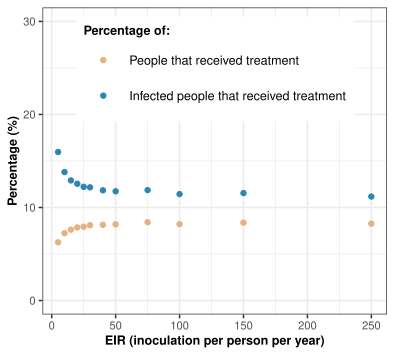

The R source for this figure:
##################################################################################
# Visualize the relation betwen EIR and the proportion of treated infection      #
# and treated individual                                                         #
#                                                                                #
#                                                                                #
# Author: thiery Masserey (thiery.masserey@swisstph.ch)                          #
##################################################################################



# Load the data
Scenario_liste<-read.csv(file = "/scicore/home/penny/masthi00/WF_spread/Visulaise_results/Paper/Figure 3-figure supplement 8-Source data 1.csv", header=T)
Scenario_liste_2<-Scenario_liste[Scenario_liste$Access==0.5 & Scenario_liste$seed==2 & Scenario_liste$eir<=400,]

Scenario_liste_3<-NULL
Scenario_liste_3$eir<-c(Scenario_liste_2$eir,Scenario_liste_2$eir)
Scenario_liste_3$Percentage<-c(Scenario_liste_2$Treated_Total,Scenario_liste_2$Treated_infectTotal)
Scenario_liste_3$Total<-c(rep("Person", length(Scenario_liste_2$eir)),rep("infection", length(Scenario_liste_2$eir)))
Scenario_liste_3<-as.data.frame(Scenario_liste_3)

#Plot
constant<-2
PLOT<-ggplot(Scenario_liste_3,aes(x=eir, y=Percentage*100, col=Total))+
  geom_point(size=3/constant)+
  ylim(0,30)+
  ylab("Percentage (%)")+
  xlab("EIR (inoculation per person per year)")+
  scale_color_manual(name  ="Percentage of:",
                     values=c(SteppedSequential5Steps[9],SteppedSequential5Steps[17]),
                     breaks=c("person", "infection"),
                     labels=c("People that received treatment", "Infected people that received treatment"))+
  theme_bw() +
  theme(
    axis.text.x = element_text(size = 16/constant),
    axis.text.y = element_text(size = 16/constant),
    axis.title.x = element_text(size = 18/constant, face = "bold"),
    axis.title.y = element_text(size = 18/constant, face = "bold")) +
  theme(legend.text = element_text(size = 18/constant)) +
  theme(legend.title = element_text(size = 18/constant, face = "bold")) +
  theme(legend.key.size = unit(0.9, "cm")) +
  theme(legend.key.width = unit(1.0, "cm"))+ 
  theme(legend.position = c(0.5, 0.8))


ggsave("/scicore/home/penny/masthi00/WF_spread/Visulaise_results/Paper/Figure 3-figure supplement 8.pdf",
       plot = PLOT, width = 10, height = 9, device="pdf", units = "cm", dpi = 300)
